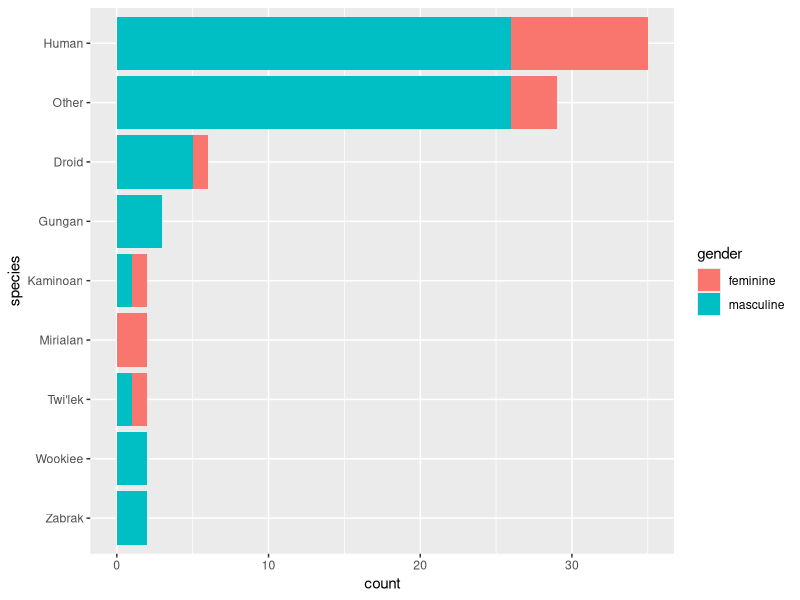

Source code (R):
## ---- chunk 1
library(tidyverse)
## ---- chunk 2
knitr::write_bib(c(.packages(), 'bookdown', 'knitr', 'rmarkdown', 'tidyverse', 'ComplexHeatmap'), 'packages.bib')
## ---- chunk 3
library(tidyverse)
## ---- chunk 4
starwars %>% filter(!is.na(species)) %>% 
  mutate(species = fct_lump(species, 5)) %>% 
  mutate(species = species %>% fct_infreq() %>% fct_rev()) %>% 
  ggplot()+
  geom_bar(aes(species, fill = gender))+
  coord_flip()
